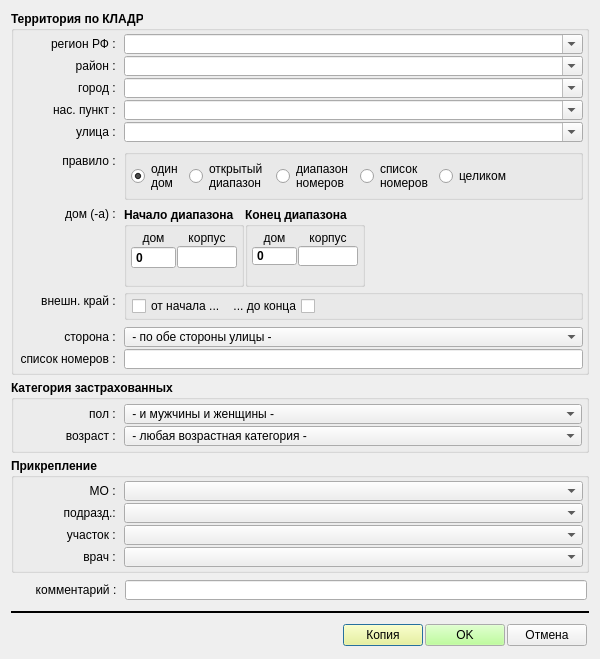
<?xml version="1.0" encoding="UTF-8"?>
<ui version="4.0">
 <class>add_assig_wnd</class>
 <widget class="QDialog" name="add_assig_wnd">
  <property name="geometry">
   <rect>
    <x>0</x>
    <y>0</y>
    <width>600</width>
    <height>659</height>
   </rect>
  </property>
  <property name="minimumSize">
   <size>
    <width>600</width>
    <height>0</height>
   </size>
  </property>
  <property name="maximumSize">
   <size>
    <width>600</width>
    <height>16777215</height>
   </size>
  </property>
  <property name="windowTitle">
   <string>Новое правило терр-прикрепления</string>
  </property>
  <property name="windowIcon">
   <iconset resource="_inko_assig_res.qrc">
    <normaloff>:/inko_asg.bmp</normaloff>:/inko_asg.bmp</iconset>
  </property>
  <layout class="QVBoxLayout" name="verticalLayout">
   <property name="spacing">
    <number>5</number>
   </property>
   <item>
    <widget class="QGroupBox" name="pan_main_params_3">
     <property name="font">
      <font>
       <weight>75</weight>
       <bold>true</bold>
      </font>
     </property>
     <property name="title">
      <string>Территория по КЛАДР</string>
     </property>
     <layout class="QFormLayout" name="formLayout_3">
      <property name="fieldGrowthPolicy">
       <enum>QFormLayout::AllNonFixedFieldsGrow</enum>
      </property>
      <property name="labelAlignment">
       <set>Qt::AlignRight|Qt::AlignTrailing|Qt::AlignVCenter</set>
      </property>
      <property name="horizontalSpacing">
       <number>5</number>
      </property>
      <property name="verticalSpacing">
       <number>2</number>
      </property>
      <property name="leftMargin">
       <number>5</number>
      </property>
      <property name="topMargin">
       <number>3</number>
      </property>
      <property name="rightMargin">
       <number>3</number>
      </property>
      <property name="bottomMargin">
       <number>3</number>
      </property>
      <item row="0" column="0">
       <widget class="QLabel" name="label_14">
        <property name="minimumSize">
         <size>
          <width>100</width>
          <height>0</height>
         </size>
        </property>
        <property name="font">
         <font>
          <weight>50</weight>
          <bold>false</bold>
         </font>
        </property>
        <property name="text">
         <string>регион РФ : </string>
        </property>
        <property name="alignment">
         <set>Qt::AlignRight|Qt::AlignTrailing|Qt::AlignVCenter</set>
        </property>
       </widget>
      </item>
      <item row="0" column="1">
       <widget class="QComboBox" name="combo_subj_terrs">
        <property name="minimumSize">
         <size>
          <width>0</width>
          <height>20</height>
         </size>
        </property>
        <property name="font">
         <font>
          <weight>50</weight>
          <bold>false</bold>
         </font>
        </property>
        <property name="editable">
         <bool>true</bool>
        </property>
        <property name="maxVisibleItems">
         <number>50</number>
        </property>
       </widget>
      </item>
      <item row="1" column="0">
       <widget class="QLabel" name="label_15">
        <property name="minimumSize">
         <size>
          <width>100</width>
          <height>0</height>
         </size>
        </property>
        <property name="font">
         <font>
          <weight>50</weight>
          <bold>false</bold>
         </font>
        </property>
        <property name="text">
         <string>район : </string>
        </property>
        <property name="alignment">
         <set>Qt::AlignRight|Qt::AlignTrailing|Qt::AlignVCenter</set>
        </property>
       </widget>
      </item>
      <item row="1" column="1">
       <widget class="QComboBox" name="combo_dstr_terrs">
        <property name="minimumSize">
         <size>
          <width>0</width>
          <height>20</height>
         </size>
        </property>
        <property name="font">
         <font>
          <weight>50</weight>
          <bold>false</bold>
         </font>
        </property>
        <property name="editable">
         <bool>true</bool>
        </property>
        <property name="maxVisibleItems">
         <number>50</number>
        </property>
       </widget>
      </item>
      <item row="2" column="0">
       <widget class="QLabel" name="label_16">
        <property name="minimumSize">
         <size>
          <width>100</width>
          <height>0</height>
         </size>
        </property>
        <property name="font">
         <font>
          <weight>50</weight>
          <bold>false</bold>
         </font>
        </property>
        <property name="text">
         <string>город : </string>
        </property>
        <property name="alignment">
         <set>Qt::AlignRight|Qt::AlignTrailing|Qt::AlignVCenter</set>
        </property>
       </widget>
      </item>
      <item row="2" column="1">
       <widget class="QComboBox" name="combo_city_terrs">
        <property name="minimumSize">
         <size>
          <width>0</width>
          <height>20</height>
         </size>
        </property>
        <property name="font">
         <font>
          <weight>50</weight>
          <bold>false</bold>
         </font>
        </property>
        <property name="editable">
         <bool>true</bool>
        </property>
        <property name="maxVisibleItems">
         <number>50</number>
        </property>
       </widget>
      </item>
      <item row="3" column="0">
       <widget class="QLabel" name="label_17">
        <property name="minimumSize">
         <size>
          <width>100</width>
          <height>0</height>
         </size>
        </property>
        <property name="font">
         <font>
          <weight>50</weight>
          <bold>false</bold>
         </font>
        </property>
        <property name="text">
         <string>нас. пункт : </string>
        </property>
        <property name="alignment">
         <set>Qt::AlignRight|Qt::AlignTrailing|Qt::AlignVCenter</set>
        </property>
       </widget>
      </item>
      <item row="3" column="1">
       <widget class="QComboBox" name="combo_nasp_terrs">
        <property name="minimumSize">
         <size>
          <width>0</width>
          <height>20</height>
         </size>
        </property>
        <property name="font">
         <font>
          <weight>50</weight>
          <bold>false</bold>
         </font>
        </property>
        <property name="editable">
         <bool>true</bool>
        </property>
        <property name="maxVisibleItems">
         <number>50</number>
        </property>
       </widget>
      </item>
      <item row="4" column="0">
       <widget class="QLabel" name="label_18">
        <property name="minimumSize">
         <size>
          <width>100</width>
          <height>0</height>
         </size>
        </property>
        <property name="font">
         <font>
          <weight>50</weight>
          <bold>false</bold>
         </font>
        </property>
        <property name="text">
         <string>улица : </string>
        </property>
        <property name="alignment">
         <set>Qt::AlignRight|Qt::AlignTrailing|Qt::AlignVCenter</set>
        </property>
       </widget>
      </item>
      <item row="4" column="1">
       <widget class="QComboBox" name="combo_strt_terrs">
        <property name="minimumSize">
         <size>
          <width>0</width>
          <height>20</height>
         </size>
        </property>
        <property name="font">
         <font>
          <weight>50</weight>
          <bold>false</bold>
         </font>
        </property>
        <property name="editable">
         <bool>true</bool>
        </property>
        <property name="maxVisibleItems">
         <number>50</number>
        </property>
       </widget>
      </item>
      <item row="6" column="0">
       <widget class="QLabel" name="label_24">
        <property name="minimumSize">
         <size>
          <width>100</width>
          <height>0</height>
         </size>
        </property>
        <property name="font">
         <font>
          <weight>50</weight>
          <bold>false</bold>
         </font>
        </property>
        <property name="text">
         <string>правило : </string>
        </property>
        <property name="alignment">
         <set>Qt::AlignRight|Qt::AlignTrailing|Qt::AlignVCenter</set>
        </property>
       </widget>
      </item>
      <item row="6" column="1">
       <widget class="QGroupBox" name="horizontalGroupBox">
        <layout class="QGridLayout" name="gridLayout_4">
         <property name="leftMargin">
          <number>4</number>
         </property>
         <property name="topMargin">
          <number>4</number>
         </property>
         <property name="rightMargin">
          <number>4</number>
         </property>
         <property name="bottomMargin">
          <number>4</number>
         </property>
         <property name="horizontalSpacing">
          <number>6</number>
         </property>
         <property name="verticalSpacing">
          <number>4</number>
         </property>
         <item row="0" column="5">
          <widget class="QRadioButton" name="rb_numlist">
           <property name="font">
            <font>
             <weight>50</weight>
             <bold>false</bold>
            </font>
           </property>
           <property name="text">
            <string>список 
номеров</string>
           </property>
          </widget>
         </item>
         <item row="0" column="3">
          <widget class="QRadioButton" name="rb_line_houses">
           <property name="font">
            <font>
             <weight>50</weight>
             <bold>false</bold>
            </font>
           </property>
           <property name="text">
            <string>диапазон 
номеров</string>
           </property>
          </widget>
         </item>
         <item row="0" column="0">
          <widget class="QRadioButton" name="rb_one_house">
           <property name="font">
            <font>
             <weight>50</weight>
             <bold>false</bold>
            </font>
           </property>
           <property name="text">
            <string>один 
дом </string>
           </property>
           <property name="checked">
            <bool>true</bool>
           </property>
          </widget>
         </item>
         <item row="0" column="7">
          <spacer name="horizontalSpacer_5">
           <property name="orientation">
            <enum>Qt::Horizontal</enum>
           </property>
           <property name="sizeHint" stdset="0">
            <size>
             <width>40</width>
             <height>20</height>
            </size>
           </property>
          </spacer>
         </item>
         <item row="0" column="1">
          <widget class="QRadioButton" name="rb_open_line">
           <property name="font">
            <font>
             <weight>50</weight>
             <bold>false</bold>
            </font>
           </property>
           <property name="text">
            <string>открытый 
диапазон </string>
           </property>
          </widget>
         </item>
         <item row="0" column="6">
          <widget class="QRadioButton" name="rb_all_street">
           <property name="font">
            <font>
             <weight>50</weight>
             <bold>false</bold>
            </font>
           </property>
           <property name="text">
            <string>целиком</string>
           </property>
          </widget>
         </item>
        </layout>
       </widget>
      </item>
      <item row="8" column="0">
       <widget class="QLabel" name="label_23">
        <property name="minimumSize">
         <size>
          <width>100</width>
          <height>0</height>
         </size>
        </property>
        <property name="font">
         <font>
          <weight>50</weight>
          <bold>false</bold>
         </font>
        </property>
        <property name="text">
         <string>дом (-а) : </string>
        </property>
        <property name="alignment">
         <set>Qt::AlignRight|Qt::AlignTop|Qt::AlignTrailing</set>
        </property>
       </widget>
      </item>
      <item row="8" column="1">
       <layout class="QHBoxLayout" name="horizontalLayout_2" stretch="0,1,10">
        <property name="spacing">
         <number>1</number>
        </property>
        <property name="rightMargin">
         <number>2</number>
        </property>
        <item>
         <widget class="QGroupBox" name="pan_first_house">
          <property name="maximumSize">
           <size>
            <width>120</width>
            <height>16777215</height>
           </size>
          </property>
          <property name="font">
           <font>
            <weight>75</weight>
            <bold>true</bold>
           </font>
          </property>
          <property name="title">
           <string>Начало диапазона</string>
          </property>
          <layout class="QGridLayout" name="gridLayout" rowstretch="0,0,1">
           <property name="leftMargin">
            <number>4</number>
           </property>
           <property name="topMargin">
            <number>4</number>
           </property>
           <property name="rightMargin">
            <number>4</number>
           </property>
           <property name="bottomMargin">
            <number>4</number>
           </property>
           <property name="spacing">
            <number>1</number>
           </property>
           <item row="0" column="1">
            <widget class="QLabel" name="label_7">
             <property name="maximumSize">
              <size>
               <width>16777215</width>
               <height>18</height>
              </size>
             </property>
             <property name="font">
              <font>
               <weight>50</weight>
               <bold>false</bold>
              </font>
             </property>
             <property name="text">
              <string>корпус</string>
             </property>
             <property name="alignment">
              <set>Qt::AlignCenter</set>
             </property>
            </widget>
           </item>
           <item row="1" column="1">
            <widget class="QLineEdit" name="line_corp">
             <property name="minimumSize">
              <size>
               <width>0</width>
               <height>20</height>
              </size>
             </property>
             <property name="font">
              <font>
               <weight>50</weight>
               <bold>false</bold>
              </font>
             </property>
            </widget>
           </item>
           <item row="1" column="0">
            <widget class="QSpinBox" name="spin_house">
             <property name="minimumSize">
              <size>
               <width>0</width>
               <height>20</height>
              </size>
             </property>
             <property name="buttonSymbols">
              <enum>QAbstractSpinBox::NoButtons</enum>
             </property>
             <property name="maximum">
              <number>10001</number>
             </property>
            </widget>
           </item>
           <item row="0" column="0">
            <widget class="QLabel" name="label_6">
             <property name="maximumSize">
              <size>
               <width>16777215</width>
               <height>18</height>
              </size>
             </property>
             <property name="font">
              <font>
               <weight>50</weight>
               <bold>false</bold>
              </font>
             </property>
             <property name="text">
              <string>дом</string>
             </property>
             <property name="alignment">
              <set>Qt::AlignCenter</set>
             </property>
            </widget>
           </item>
           <item row="2" column="1">
            <spacer name="verticalSpacer_3">
             <property name="orientation">
              <enum>Qt::Vertical</enum>
             </property>
             <property name="sizeHint" stdset="0">
              <size>
               <width>20</width>
               <height>40</height>
              </size>
             </property>
            </spacer>
           </item>
          </layout>
         </widget>
        </item>
        <item>
         <widget class="QGroupBox" name="pan_last_house">
          <property name="maximumSize">
           <size>
            <width>120</width>
            <height>16777215</height>
           </size>
          </property>
          <property name="font">
           <font>
            <weight>75</weight>
            <bold>true</bold>
           </font>
          </property>
          <property name="title">
           <string>Конец диапазона</string>
          </property>
          <layout class="QGridLayout" name="gridLayout_2" rowstretch="0,0,0">
           <property name="leftMargin">
            <number>4</number>
           </property>
           <property name="topMargin">
            <number>4</number>
           </property>
           <property name="rightMargin">
            <number>4</number>
           </property>
           <property name="bottomMargin">
            <number>4</number>
           </property>
           <property name="spacing">
            <number>1</number>
           </property>
           <item row="0" column="0">
            <widget class="QLabel" name="label_8">
             <property name="maximumSize">
              <size>
               <width>16777215</width>
               <height>18</height>
              </size>
             </property>
             <property name="font">
              <font>
               <weight>50</weight>
               <bold>false</bold>
              </font>
             </property>
             <property name="text">
              <string>дом</string>
             </property>
             <property name="alignment">
              <set>Qt::AlignCenter</set>
             </property>
            </widget>
           </item>
           <item row="1" column="0">
            <widget class="QSpinBox" name="spin_house2">
             <property name="minimumSize">
              <size>
               <width>0</width>
               <height>20</height>
              </size>
             </property>
             <property name="buttonSymbols">
              <enum>QAbstractSpinBox::NoButtons</enum>
             </property>
             <property name="maximum">
              <number>10001</number>
             </property>
            </widget>
           </item>
           <item row="0" column="1">
            <widget class="QLabel" name="label_9">
             <property name="maximumSize">
              <size>
               <width>16777215</width>
               <height>18</height>
              </size>
             </property>
             <property name="font">
              <font>
               <weight>50</weight>
               <bold>false</bold>
              </font>
             </property>
             <property name="text">
              <string>корпус</string>
             </property>
             <property name="alignment">
              <set>Qt::AlignCenter</set>
             </property>
            </widget>
           </item>
           <item row="1" column="1">
            <widget class="QLineEdit" name="line_corp2">
             <property name="minimumSize">
              <size>
               <width>0</width>
               <height>20</height>
              </size>
             </property>
             <property name="font">
              <font>
               <weight>50</weight>
               <bold>false</bold>
              </font>
             </property>
            </widget>
           </item>
           <item row="2" column="1">
            <spacer name="verticalSpacer_2">
             <property name="orientation">
              <enum>Qt::Vertical</enum>
             </property>
             <property name="sizeHint" stdset="0">
              <size>
               <width>20</width>
               <height>40</height>
              </size>
             </property>
            </spacer>
           </item>
          </layout>
         </widget>
        </item>
        <item>
         <spacer name="horizontalSpacer_4">
          <property name="orientation">
           <enum>Qt::Horizontal</enum>
          </property>
          <property name="sizeHint" stdset="0">
           <size>
            <width>40</width>
            <height>20</height>
           </size>
          </property>
         </spacer>
        </item>
       </layout>
      </item>
      <item row="12" column="0">
       <widget class="QLabel" name="label_19">
        <property name="minimumSize">
         <size>
          <width>100</width>
          <height>0</height>
         </size>
        </property>
        <property name="font">
         <font>
          <weight>50</weight>
          <bold>false</bold>
         </font>
        </property>
        <property name="text">
         <string>сторона : </string>
        </property>
        <property name="alignment">
         <set>Qt::AlignRight|Qt::AlignTrailing|Qt::AlignVCenter</set>
        </property>
       </widget>
      </item>
      <item row="12" column="1">
       <widget class="QComboBox" name="combo_side">
        <property name="minimumSize">
         <size>
          <width>0</width>
          <height>20</height>
         </size>
        </property>
        <property name="font">
         <font>
          <weight>50</weight>
          <bold>false</bold>
         </font>
        </property>
        <item>
         <property name="text">
          <string> - по обе стороны улицы - </string>
         </property>
        </item>
        <item>
         <property name="text">
          <string>нечётная сторона улицы</string>
         </property>
        </item>
        <item>
         <property name="text">
          <string>чётная сторона улицы</string>
         </property>
        </item>
       </widget>
      </item>
      <item row="5" column="1">
       <widget class="Line" name="line_4">
        <property name="lineWidth">
         <number>0</number>
        </property>
        <property name="orientation">
         <enum>Qt::Horizontal</enum>
        </property>
       </widget>
      </item>
      <item row="7" column="1">
       <widget class="Line" name="line_5">
        <property name="lineWidth">
         <number>0</number>
        </property>
        <property name="orientation">
         <enum>Qt::Horizontal</enum>
        </property>
       </widget>
      </item>
      <item row="11" column="1">
       <widget class="Line" name="line_6">
        <property name="lineWidth">
         <number>0</number>
        </property>
        <property name="orientation">
         <enum>Qt::Horizontal</enum>
        </property>
       </widget>
      </item>
      <item row="10" column="1">
       <widget class="QGroupBox" name="pan_open_line">
        <layout class="QHBoxLayout" name="horizontalLayout_3">
         <property name="spacing">
          <number>1</number>
         </property>
         <property name="leftMargin">
          <number>5</number>
         </property>
         <property name="topMargin">
          <number>1</number>
         </property>
         <property name="rightMargin">
          <number>6</number>
         </property>
         <property name="bottomMargin">
          <number>1</number>
         </property>
         <item>
          <widget class="QCheckBox" name="ch_from_start">
           <property name="font">
            <font>
             <weight>50</weight>
             <bold>false</bold>
            </font>
           </property>
           <property name="text">
            <string>от начала ...</string>
           </property>
          </widget>
         </item>
         <item>
          <widget class="QCheckBox" name="ch_to_end">
           <property name="font">
            <font>
             <weight>50</weight>
             <bold>false</bold>
            </font>
           </property>
           <property name="layoutDirection">
            <enum>Qt::RightToLeft</enum>
           </property>
           <property name="text">
            <string>... до конца</string>
           </property>
          </widget>
         </item>
         <item>
          <spacer name="horizontalSpacer_6">
           <property name="orientation">
            <enum>Qt::Horizontal</enum>
           </property>
           <property name="sizeHint" stdset="0">
            <size>
             <width>40</width>
             <height>20</height>
            </size>
           </property>
          </spacer>
         </item>
        </layout>
       </widget>
      </item>
      <item row="10" column="0">
       <widget class="QLabel" name="label_27">
        <property name="minimumSize">
         <size>
          <width>100</width>
          <height>0</height>
         </size>
        </property>
        <property name="font">
         <font>
          <weight>50</weight>
          <bold>false</bold>
         </font>
        </property>
        <property name="text">
         <string>внешн. край : </string>
        </property>
        <property name="alignment">
         <set>Qt::AlignRight|Qt::AlignTrailing|Qt::AlignVCenter</set>
        </property>
       </widget>
      </item>
      <item row="13" column="0">
       <widget class="QLabel" name="label_28">
        <property name="minimumSize">
         <size>
          <width>100</width>
          <height>0</height>
         </size>
        </property>
        <property name="font">
         <font>
          <weight>50</weight>
          <bold>false</bold>
         </font>
        </property>
        <property name="text">
         <string>список номеров : </string>
        </property>
        <property name="alignment">
         <set>Qt::AlignRight|Qt::AlignTrailing|Qt::AlignVCenter</set>
        </property>
       </widget>
      </item>
      <item row="13" column="1">
       <widget class="QLineEdit" name="line_numlist">
        <property name="minimumSize">
         <size>
          <width>0</width>
          <height>20</height>
         </size>
        </property>
       </widget>
      </item>
     </layout>
    </widget>
   </item>
   <item>
    <widget class="QGroupBox" name="pan_other_params">
     <property name="font">
      <font>
       <weight>75</weight>
       <bold>true</bold>
      </font>
     </property>
     <property name="title">
      <string>Категория застрахованных</string>
     </property>
     <layout class="QFormLayout" name="formLayout">
      <property name="fieldGrowthPolicy">
       <enum>QFormLayout::AllNonFixedFieldsGrow</enum>
      </property>
      <property name="labelAlignment">
       <set>Qt::AlignRight|Qt::AlignTrailing|Qt::AlignVCenter</set>
      </property>
      <property name="horizontalSpacing">
       <number>5</number>
      </property>
      <property name="verticalSpacing">
       <number>2</number>
      </property>
      <property name="leftMargin">
       <number>5</number>
      </property>
      <property name="topMargin">
       <number>4</number>
      </property>
      <property name="rightMargin">
       <number>4</number>
      </property>
      <property name="bottomMargin">
       <number>4</number>
      </property>
      <item row="0" column="0">
       <widget class="QLabel" name="label_26">
        <property name="minimumSize">
         <size>
          <width>100</width>
          <height>0</height>
         </size>
        </property>
        <property name="font">
         <font>
          <weight>50</weight>
          <bold>false</bold>
         </font>
        </property>
        <property name="text">
         <string>пол : </string>
        </property>
        <property name="alignment">
         <set>Qt::AlignRight|Qt::AlignTrailing|Qt::AlignVCenter</set>
        </property>
       </widget>
      </item>
      <item row="0" column="1">
       <widget class="QComboBox" name="combo_sex">
        <property name="minimumSize">
         <size>
          <width>0</width>
          <height>20</height>
         </size>
        </property>
        <property name="font">
         <font>
          <weight>50</weight>
          <bold>false</bold>
         </font>
        </property>
        <property name="editable">
         <bool>false</bool>
        </property>
        <item>
         <property name="text">
          <string> - и мужчины и женщины - </string>
         </property>
        </item>
        <item>
         <property name="text">
          <string>мужчины (М)</string>
         </property>
        </item>
        <item>
         <property name="text">
          <string>женщины (Ж)</string>
         </property>
        </item>
       </widget>
      </item>
      <item row="1" column="0">
       <widget class="QLabel" name="label_25">
        <property name="minimumSize">
         <size>
          <width>100</width>
          <height>0</height>
         </size>
        </property>
        <property name="font">
         <font>
          <weight>50</weight>
          <bold>false</bold>
         </font>
        </property>
        <property name="text">
         <string>возраст : </string>
        </property>
        <property name="alignment">
         <set>Qt::AlignRight|Qt::AlignTrailing|Qt::AlignVCenter</set>
        </property>
       </widget>
      </item>
      <item row="1" column="1">
       <widget class="QComboBox" name="combo_age">
        <property name="minimumSize">
         <size>
          <width>0</width>
          <height>20</height>
         </size>
        </property>
        <property name="font">
         <font>
          <weight>50</weight>
          <bold>false</bold>
         </font>
        </property>
        <property name="editable">
         <bool>false</bool>
        </property>
        <item>
         <property name="text">
          <string> - любая возрастная категория - </string>
         </property>
        </item>
        <item>
         <property name="text">
          <string>дети (до 18 лет)</string>
         </property>
        </item>
        <item>
         <property name="text">
          <string>взрослые (18 лет и старше)</string>
         </property>
        </item>
       </widget>
      </item>
     </layout>
    </widget>
   </item>
   <item>
    <widget class="QGroupBox" name="pan_main_params_2">
     <property name="font">
      <font>
       <weight>75</weight>
       <bold>true</bold>
      </font>
     </property>
     <property name="title">
      <string>Прикрепление</string>
     </property>
     <layout class="QFormLayout" name="formLayout_2">
      <property name="fieldGrowthPolicy">
       <enum>QFormLayout::AllNonFixedFieldsGrow</enum>
      </property>
      <property name="labelAlignment">
       <set>Qt::AlignRight|Qt::AlignTrailing|Qt::AlignVCenter</set>
      </property>
      <property name="horizontalSpacing">
       <number>5</number>
      </property>
      <property name="verticalSpacing">
       <number>2</number>
      </property>
      <property name="leftMargin">
       <number>5</number>
      </property>
      <property name="topMargin">
       <number>3</number>
      </property>
      <property name="rightMargin">
       <number>3</number>
      </property>
      <property name="bottomMargin">
       <number>3</number>
      </property>
      <item row="0" column="0">
       <widget class="QLabel" name="label_13">
        <property name="minimumSize">
         <size>
          <width>100</width>
          <height>0</height>
         </size>
        </property>
        <property name="font">
         <font>
          <weight>50</weight>
          <bold>false</bold>
         </font>
        </property>
        <property name="layoutDirection">
         <enum>Qt::LeftToRight</enum>
        </property>
        <property name="text">
         <string>МО : </string>
        </property>
        <property name="alignment">
         <set>Qt::AlignRight|Qt::AlignTrailing|Qt::AlignVCenter</set>
        </property>
       </widget>
      </item>
      <item row="0" column="1">
       <widget class="QComboBox" name="combo_mo">
        <property name="minimumSize">
         <size>
          <width>0</width>
          <height>20</height>
         </size>
        </property>
        <property name="font">
         <font>
          <weight>50</weight>
          <bold>false</bold>
         </font>
        </property>
        <property name="editable">
         <bool>false</bool>
        </property>
        <property name="maxVisibleItems">
         <number>50</number>
        </property>
       </widget>
      </item>
      <item row="1" column="0">
       <widget class="QLabel" name="label_20">
        <property name="minimumSize">
         <size>
          <width>100</width>
          <height>0</height>
         </size>
        </property>
        <property name="font">
         <font>
          <weight>50</weight>
          <bold>false</bold>
         </font>
        </property>
        <property name="layoutDirection">
         <enum>Qt::LeftToRight</enum>
        </property>
        <property name="text">
         <string>подразд.: </string>
        </property>
        <property name="alignment">
         <set>Qt::AlignRight|Qt::AlignTrailing|Qt::AlignVCenter</set>
        </property>
       </widget>
      </item>
      <item row="2" column="0">
       <widget class="QLabel" name="label_21">
        <property name="minimumSize">
         <size>
          <width>100</width>
          <height>0</height>
         </size>
        </property>
        <property name="font">
         <font>
          <weight>50</weight>
          <bold>false</bold>
         </font>
        </property>
        <property name="layoutDirection">
         <enum>Qt::LeftToRight</enum>
        </property>
        <property name="text">
         <string>участок : </string>
        </property>
        <property name="alignment">
         <set>Qt::AlignRight|Qt::AlignTrailing|Qt::AlignVCenter</set>
        </property>
       </widget>
      </item>
      <item row="3" column="0">
       <widget class="QLabel" name="label_22">
        <property name="minimumSize">
         <size>
          <width>100</width>
          <height>0</height>
         </size>
        </property>
        <property name="font">
         <font>
          <weight>50</weight>
          <bold>false</bold>
         </font>
        </property>
        <property name="layoutDirection">
         <enum>Qt::LeftToRight</enum>
        </property>
        <property name="text">
         <string>врач : </string>
        </property>
        <property name="alignment">
         <set>Qt::AlignRight|Qt::AlignTrailing|Qt::AlignVCenter</set>
        </property>
       </widget>
      </item>
      <item row="1" column="1">
       <widget class="QComboBox" name="combo_mp">
        <property name="minimumSize">
         <size>
          <width>0</width>
          <height>20</height>
         </size>
        </property>
        <property name="font">
         <font>
          <weight>50</weight>
          <bold>false</bold>
         </font>
        </property>
        <property name="editable">
         <bool>false</bool>
        </property>
        <property name="maxVisibleItems">
         <number>50</number>
        </property>
       </widget>
      </item>
      <item row="2" column="1">
       <widget class="QComboBox" name="combo_ms">
        <property name="minimumSize">
         <size>
          <width>0</width>
          <height>20</height>
         </size>
        </property>
        <property name="font">
         <font>
          <weight>50</weight>
          <bold>false</bold>
         </font>
        </property>
        <property name="editable">
         <bool>false</bool>
        </property>
        <property name="maxVisibleItems">
         <number>50</number>
        </property>
       </widget>
      </item>
      <item row="3" column="1">
       <widget class="QComboBox" name="combo_mt">
        <property name="minimumSize">
         <size>
          <width>0</width>
          <height>20</height>
         </size>
        </property>
        <property name="font">
         <font>
          <weight>50</weight>
          <bold>false</bold>
         </font>
        </property>
        <property name="editable">
         <bool>false</bool>
        </property>
        <property name="maxVisibleItems">
         <number>50</number>
        </property>
       </widget>
      </item>
     </layout>
    </widget>
   </item>
   <item>
    <layout class="QHBoxLayout" name="horizontalLayout_4">
     <property name="spacing">
      <number>2</number>
     </property>
     <property name="leftMargin">
      <number>12</number>
     </property>
     <property name="topMargin">
      <number>2</number>
     </property>
     <property name="rightMargin">
      <number>2</number>
     </property>
     <property name="bottomMargin">
      <number>2</number>
     </property>
     <item>
      <widget class="QLabel" name="label_2">
       <property name="minimumSize">
        <size>
         <width>100</width>
         <height>0</height>
        </size>
       </property>
       <property name="text">
        <string>комментарий :  </string>
       </property>
       <property name="alignment">
        <set>Qt::AlignRight|Qt::AlignTrailing|Qt::AlignVCenter</set>
       </property>
      </widget>
     </item>
     <item>
      <widget class="QLineEdit" name="line_comment">
       <property name="minimumSize">
        <size>
         <width>0</width>
         <height>20</height>
        </size>
       </property>
       <property name="palette">
        <palette>
         <active>
          <colorrole role="Text">
           <brush brushstyle="SolidPattern">
            <color alpha="255">
             <red>0</red>
             <green>0</green>
             <blue>255</blue>
            </color>
           </brush>
          </colorrole>
         </active>
         <inactive>
          <colorrole role="Text">
           <brush brushstyle="SolidPattern">
            <color alpha="255">
             <red>0</red>
             <green>0</green>
             <blue>255</blue>
            </color>
           </brush>
          </colorrole>
         </inactive>
         <disabled>
          <colorrole role="Text">
           <brush brushstyle="SolidPattern">
            <color alpha="255">
             <red>106</red>
             <green>104</green>
             <blue>100</blue>
            </color>
           </brush>
          </colorrole>
         </disabled>
        </palette>
       </property>
      </widget>
     </item>
    </layout>
   </item>
   <item>
    <spacer name="verticalSpacer">
     <property name="orientation">
      <enum>Qt::Vertical</enum>
     </property>
     <property name="sizeHint" stdset="0">
      <size>
       <width>20</width>
       <height>40</height>
      </size>
     </property>
    </spacer>
   </item>
   <item>
    <widget class="Line" name="line">
     <property name="minimumSize">
      <size>
       <width>0</width>
       <height>10</height>
      </size>
     </property>
     <property name="frameShadow">
      <enum>QFrame::Plain</enum>
     </property>
     <property name="lineWidth">
      <number>2</number>
     </property>
     <property name="orientation">
      <enum>Qt::Horizontal</enum>
     </property>
    </widget>
   </item>
   <item>
    <layout class="QHBoxLayout" name="horizontalLayout">
     <property name="spacing">
      <number>2</number>
     </property>
     <property name="leftMargin">
      <number>2</number>
     </property>
     <property name="topMargin">
      <number>2</number>
     </property>
     <property name="rightMargin">
      <number>2</number>
     </property>
     <property name="bottomMargin">
      <number>2</number>
     </property>
     <item>
      <spacer name="horizontalSpacer">
       <property name="orientation">
        <enum>Qt::Horizontal</enum>
       </property>
       <property name="sizeHint" stdset="0">
        <size>
         <width>40</width>
         <height>20</height>
        </size>
       </property>
      </spacer>
     </item>
     <item>
      <widget class="QPushButton" name="bn_add">
       <property name="palette">
        <palette>
         <active>
          <colorrole role="Button">
           <brush brushstyle="SolidPattern">
            <color alpha="255">
             <red>255</red>
             <green>255</green>
             <blue>127</blue>
            </color>
           </brush>
          </colorrole>
         </active>
         <inactive>
          <colorrole role="Button">
           <brush brushstyle="SolidPattern">
            <color alpha="255">
             <red>255</red>
             <green>255</green>
             <blue>127</blue>
            </color>
           </brush>
          </colorrole>
         </inactive>
         <disabled>
          <colorrole role="Button">
           <brush brushstyle="SolidPattern">
            <color alpha="255">
             <red>255</red>
             <green>255</green>
             <blue>127</blue>
            </color>
           </brush>
          </colorrole>
         </disabled>
        </palette>
       </property>
       <property name="text">
        <string>Копия</string>
       </property>
      </widget>
     </item>
     <item>
      <widget class="QPushButton" name="bn_ok">
       <property name="palette">
        <palette>
         <active>
          <colorrole role="Button">
           <brush brushstyle="SolidPattern">
            <color alpha="255">
             <red>170</red>
             <green>255</green>
             <blue>127</blue>
            </color>
           </brush>
          </colorrole>
         </active>
         <inactive>
          <colorrole role="Button">
           <brush brushstyle="SolidPattern">
            <color alpha="255">
             <red>170</red>
             <green>255</green>
             <blue>127</blue>
            </color>
           </brush>
          </colorrole>
         </inactive>
         <disabled>
          <colorrole role="Button">
           <brush brushstyle="SolidPattern">
            <color alpha="255">
             <red>170</red>
             <green>255</green>
             <blue>127</blue>
            </color>
           </brush>
          </colorrole>
         </disabled>
        </palette>
       </property>
       <property name="text">
        <string>OK</string>
       </property>
      </widget>
     </item>
     <item>
      <widget class="QPushButton" name="bn_cansel">
       <property name="text">
        <string>Отмена</string>
       </property>
      </widget>
     </item>
    </layout>
   </item>
  </layout>
 </widget>
 <tabstops>
  <tabstop>combo_subj_terrs</tabstop>
  <tabstop>combo_dstr_terrs</tabstop>
  <tabstop>combo_city_terrs</tabstop>
  <tabstop>combo_nasp_terrs</tabstop>
  <tabstop>combo_strt_terrs</tabstop>
  <tabstop>rb_one_house</tabstop>
  <tabstop>rb_line_houses</tabstop>
  <tabstop>spin_house</tabstop>
  <tabstop>line_corp</tabstop>
  <tabstop>spin_house2</tabstop>
  <tabstop>line_corp2</tabstop>
  <tabstop>combo_side</tabstop>
  <tabstop>combo_sex</tabstop>
  <tabstop>combo_age</tabstop>
  <tabstop>combo_mo</tabstop>
  <tabstop>combo_mp</tabstop>
  <tabstop>combo_ms</tabstop>
  <tabstop>combo_mt</tabstop>
  <tabstop>bn_add</tabstop>
  <tabstop>bn_ok</tabstop>
  <tabstop>bn_cansel</tabstop>
 </tabstops>
 <resources>
  <include location="_inko_assig_res.qrc"/>
 </resources>
 <connections/>
</ui>
